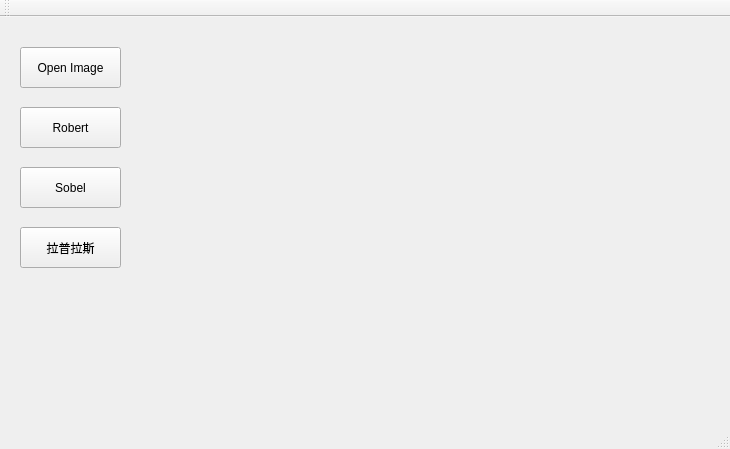
<?xml version="1.0" encoding="UTF-8"?>
<ui version="4.0">
 <class>MainWindow</class>
 <widget class="QMainWindow" name="MainWindow">
  <property name="geometry">
   <rect>
    <x>0</x>
    <y>0</y>
    <width>730</width>
    <height>449</height>
   </rect>
  </property>
  <property name="windowTitle">
   <string>MainWindow</string>
  </property>
  <widget class="QWidget" name="centralWidget">
   <widget class="QPushButton" name="OpenImageButton">
    <property name="geometry">
     <rect>
      <x>20</x>
      <y>30</y>
      <width>101</width>
      <height>41</height>
     </rect>
    </property>
    <property name="text">
     <string>Open Image</string>
    </property>
   </widget>
   <widget class="QPushButton" name="ProcessButton1">
    <property name="geometry">
     <rect>
      <x>20</x>
      <y>90</y>
      <width>101</width>
      <height>41</height>
     </rect>
    </property>
    <property name="text">
     <string>Robert</string>
    </property>
   </widget>
   <widget class="QLabel" name="DisplayLabel">
    <property name="geometry">
     <rect>
      <x>130</x>
      <y>30</y>
      <width>491</width>
      <height>291</height>
     </rect>
    </property>
    <property name="text">
     <string/>
    </property>
   </widget>
   <widget class="QPushButton" name="ProcessButton2">
    <property name="geometry">
     <rect>
      <x>20</x>
      <y>150</y>
      <width>101</width>
      <height>41</height>
     </rect>
    </property>
    <property name="text">
     <string>Sobel</string>
    </property>
   </widget>
   <widget class="QPushButton" name="ProcessButton3">
    <property name="geometry">
     <rect>
      <x>20</x>
      <y>210</y>
      <width>101</width>
      <height>41</height>
     </rect>
    </property>
    <property name="text">
     <string>拉普拉斯</string>
    </property>
   </widget>
  </widget>
  <widget class="QMenuBar" name="menuBar">
   <property name="geometry">
    <rect>
     <x>0</x>
     <y>0</y>
     <width>730</width>
     <height>23</height>
    </rect>
   </property>
  </widget>
  <widget class="QToolBar" name="mainToolBar">
   <attribute name="toolBarArea">
    <enum>TopToolBarArea</enum>
   </attribute>
   <attribute name="toolBarBreak">
    <bool>false</bool>
   </attribute>
  </widget>
  <widget class="QStatusBar" name="statusBar"/>
 </widget>
 <layoutdefault spacing="6" margin="11"/>
 <resources/>
 <connections/>
</ui>
